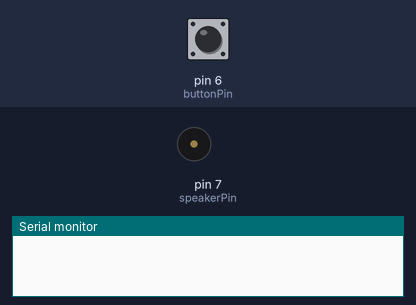
Simulated run of this sketch. Board: Arduino Uno, built with avr-gcc and run on an emulated ATmega328P. Shown: buzzer (waves = sounding), the last lines printed to the serial monitor. The test bench sets the inputs (shaded band); at power-on: pin 6 (buttonPin) HIGH.

Above: at 1.2 s.
1.3 s: pin 6 (buttonPin) pulled LOW for 0.15 s
At 1.85 s:
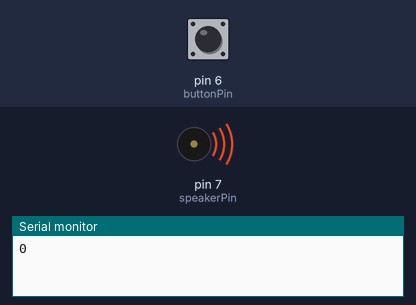
Timing chart, 0 to 4.3 s (numbered marks = the images above; inputs shaded):
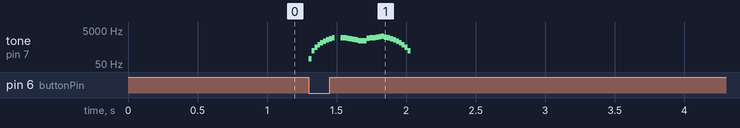

Measured:
- after the input at 1.3 s, tone on pin 7 (speakerPin): plays 100 Hz for 0.02 s, 300 Hz for 0.02 s, 500 Hz for 0.02 s, 700 Hz for 0.02 s, 900 Hz for 0.02 s, 1100 Hz for 0.02 s … (31 notes in this stretch), starting at once

The sketch:

raygun.ino
```cpp
int dialPin = 0;
int speakerPin = 7;
int buttonPin = 6;
boolean oldButtonState;

void setup()
{
  Serial.begin(9600);
  pinMode(buttonPin, INPUT);
  oldButtonState = digitalRead(buttonPin);
}

void loop()
{
  boolean newButtonState = digitalRead(buttonPin);

  if (oldButtonState != newButtonState)
  {
    Serial.println(newButtonState);
    //  button state has changed
    if (!newButtonState)
    {
      int freq;
      int length = 20;
       for (freq = 100 ; freq < 1800 ; freq = freq + 200)
      {
        tone(speakerPin, freq, length);
        delay(length + 1);

      }
       delay(length + 20);

       for (freq = 1800 ; freq > 1199 ; freq = freq - 100)
     {
        tone(speakerPin, freq, length);
        delay(length + 1);

      }
    tone(speakerPin, 1200, length*2);
    delay(length*2 + 1);

     for (freq = 1600 ; freq < 2100 ; freq = freq + 100)
      {
        tone(speakerPin, freq, length);
        delay(length + 1);

      }
          for (freq = 2100 ; freq > 100 ; freq = freq - 200)
      {
        tone(speakerPin, freq, length);
        delay(length + 1);

      }

      /*
      int freq = 600;
      int length = 100;
      tone(speakerPin, freq, length);
      delay(101);
        freq = 400;
      tone(speakerPin, freq, length);
      delay (101);
      freq = 200;
      length = 200;
      tone(speakerPin, freq, length);
      delay (201);
      freq = 700;
      length = 400;
      tone(speakerPin, freq, length);
      */
  //  delay(length + 1);
    }
  }
  oldButtonState = newButtonState;

}
```
